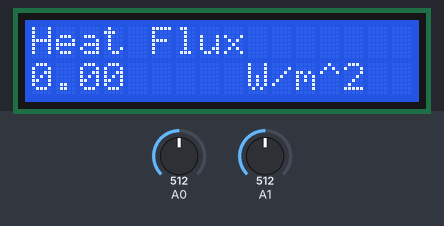
The sketch below on a simulated Arduino Uno, built with avr-gcc and run on an emulated ATmega328P. Parts: 16×2 character LCD. The test bench sets the inputs (shaded band); at power-on: A0 = 512, A1 = 512.

Above: at 4.2 s.
4.3 s: A0 set to 716
At 8.8 s:
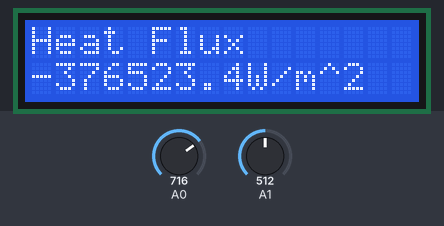
9.9 s: A1 set to 716
At 13.9 s:
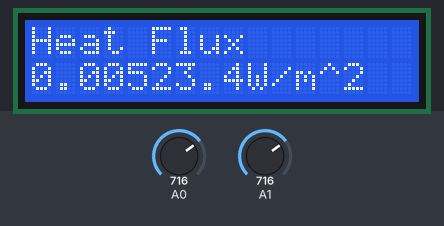
15.5 s: A0 set to 900
At 19.1 s:
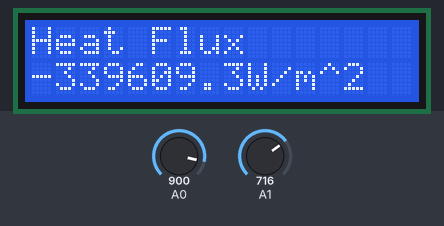
21.1 s: A1 set to 900
At 24.2 s:
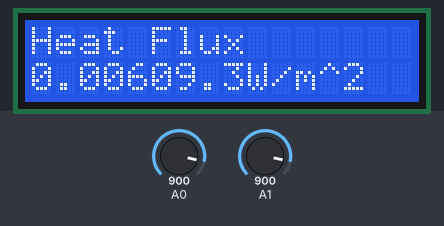
26.7 s: A0 set to 1023
At 29.4 s:
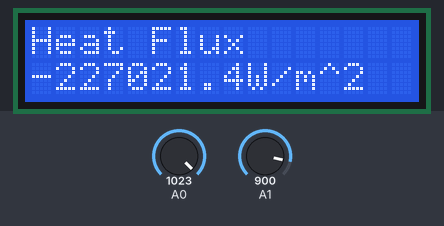
32.3 s: A1 set to 1023
At 34.5 s:
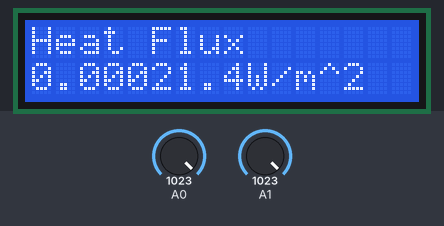
Timing chart, 0 to 36.0 s (numbered marks = the images above; inputs shaded):
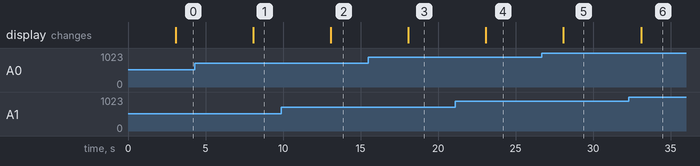

The sketch:

temeprature_sensor.ino
```cpp
#include <LiquidCrystal.h>
float temp1;
float temp2;
float q;
LiquidCrystal lcd(8, 9, 10, 11, 12, 13);
void setup()
{
  lcd.begin(16, 2);
  lcd.setCursor(0,0);
  lcd.print(" Digital ");
  lcd.setCursor(0,1);
  lcd.print(" Heat Flux ");
  lcd.clear();
  delay (3000);

}

void loop()
{
              lcd.display();
              lcd.setCursor(0,0);
              temp1=analogRead(A0);
              temp2=analogRead(A1);
              temp1 =temp1 * 0.48828125;
              temp2 =temp2 * 0.48828125;
              q= 378*(temp2-temp1)/0.1 ;
              lcd.setCursor(0,0);
              lcd.print("Heat Flux ");
              lcd.setCursor(0,1);
              lcd.print(q);
              lcd.setCursor(9,1);
              lcd.print("W/m^2");
              delay(5000);


  }
```

Measured:
- after the input at 4.3 s, the display: changes after 3.8 s (image 1)
- after the input at 9.9 s, the display: changes after 3.2 s (image 2)
- after the input at 15.5 s, the display: changes after 2.6 s (image 3)
- after the input at 21.1 s, the display: changes after 2.0 s (image 4)
- after the input at 26.7 s, the display: changes after 1.4 s (image 5)
- after the input at 32.3 s, the display: changes after 0.80 s (image 6)
